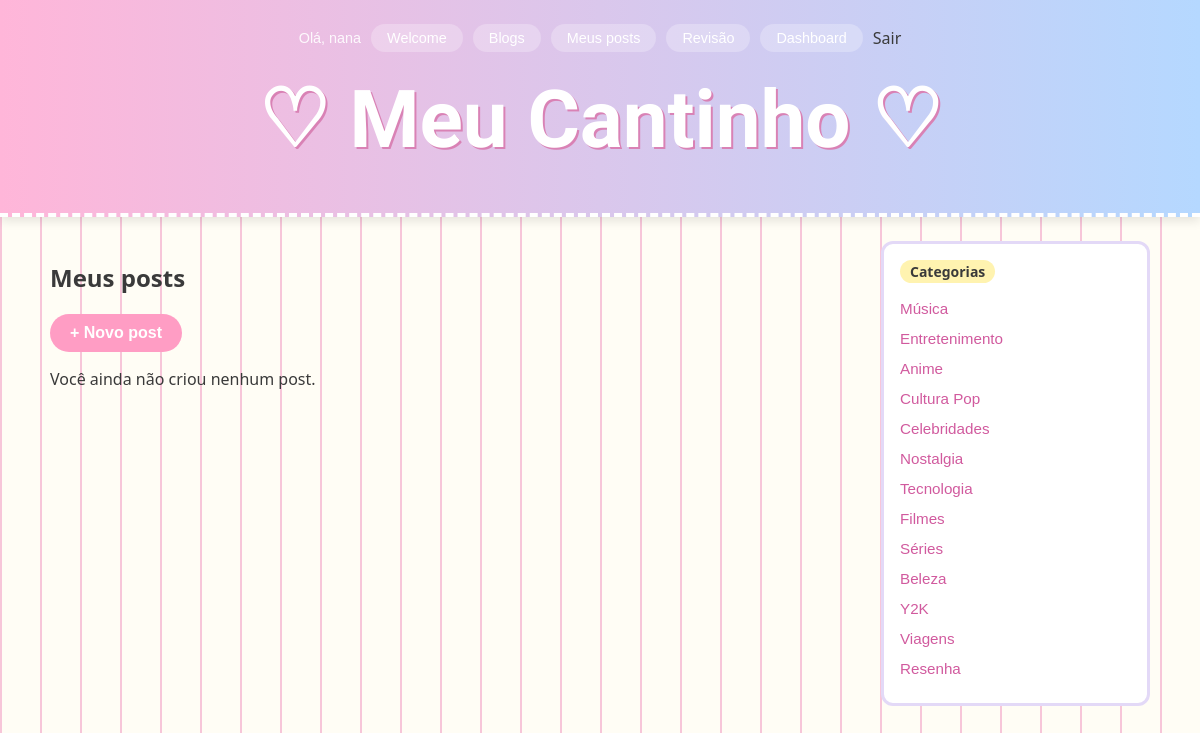
/meus-posts/ (signed in), run on an earlier commit of the app's database.
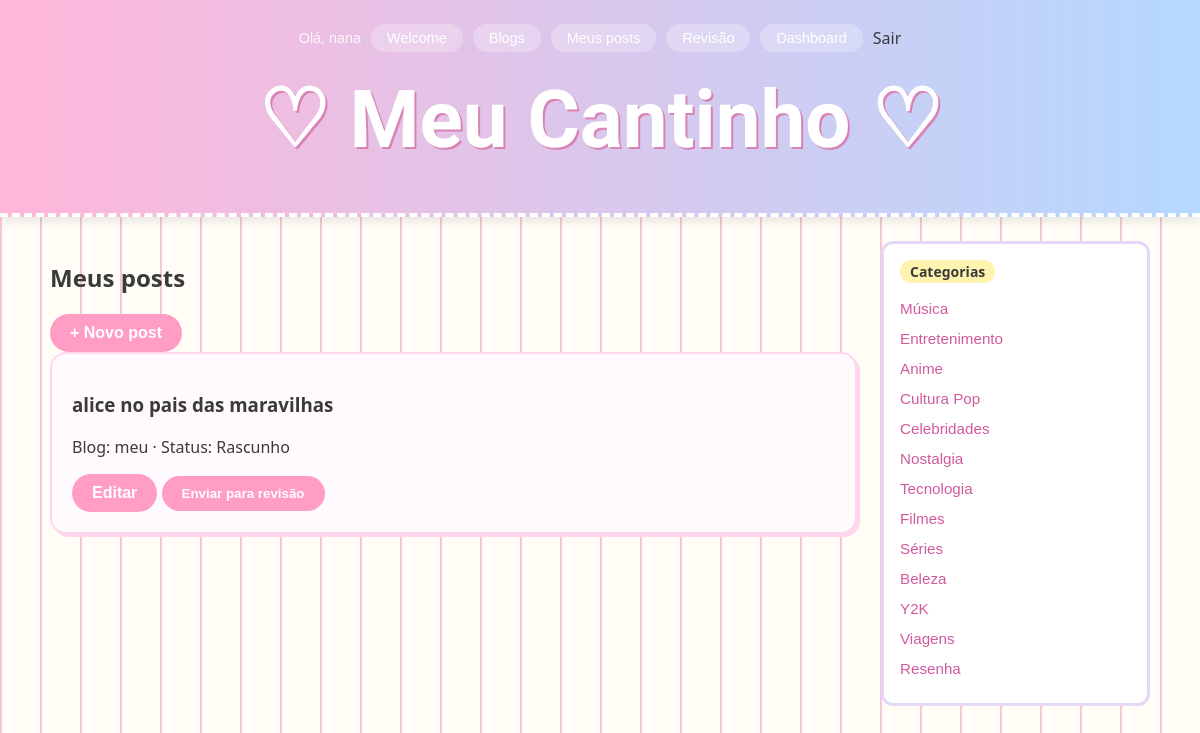
And on a later commit of the database.
### blog/models.py (models this page shows, shortened)
class Categoria(models.Model):
    nome = models.CharField(max_length=100)
    slug = models.SlugField(max_length=120, unique=True, blank=True)

class Post(models.Model):
    class Status(models.TextChoices):
        RASCUNHO = 'RASCUNHO', 'Rascunho'
        EM_REVISAO = 'EM_REVISAO', 'Em revisão'
        PUBLICADO = 'PUBLICADO', 'Publicado'
        ARQUIVADO = 'ARQUIVADO', 'Arquivado'
    titulo = models.CharField(max_length=200)
    slug = models.SlugField(max_length=220, unique=True, blank=True)
    conteudo = models.TextField()
    imagem_capa = models.ImageField(upload_to='capas/', blank=True, null=True)
    autor = models.ForeignKey(User, on_delete=models.CASCADE, related_name='posts')
    blog = models.ForeignKey(Blog, on_delete=models.CASCADE, null=True, related_name='posts')
    categoria = models.ForeignKey(Categoria, on_delete=models.SET_NULL, null=True, related_name='posts')
    tags = models.ManyToManyField(Tag, blank=True, related_name='posts')
    status = models.CharField(max_length=20, choices=Status.choices, default=Status.RASCUNHO)
    criado_em = models.DateTimeField(auto_now_add=True)
    atualizado_em = models.DateTimeField(auto_now=True)

class Blog(models.Model):
    nome = models.CharField(max_length=100)
    slug = models.SlugField(max_length=120, unique=True, blank=True)
    descricao = models.TextField(blank=True)
    dono = models.ForeignKey(User, on_delete=models.CASCADE, related_name='blogs')
    criado_em = models.DateTimeField(auto_now_add=True)

### blog/views.py (the view)
# urls.py: path('meus-posts/', views.meus_posts, name='meus_posts'),
@login_required
def meus_posts(request):
    posts = list(Post.objects.filter(autor=request.user).order_by('-criado_em'))
    for p in posts:
        p.pode_avancar = _pode_avancar(request.user, p)
    return render(request, 'blog/meus_posts.html', {'posts': posts})

### blog/context_processors.py (called while the page is built)
def sidebar_data(request):
    posts_recentes = Post.objects.filter(
        status=Post.Status.PUBLICADO
    ).order_by('-criado_em')[:5]
    posts_mais_comentados = Post.objects.filter(
        status=Post.Status.PUBLICADO
    ).annotate(
        num_comentarios=Count('comentarios')
    ).order_by('-num_comentarios')[:5]
    categorias = Categoria.objects.all()
    total_posts = Post.objects.filter(status=Post.Status.PUBLICADO).count()
    return {
        'sidebar_posts_recentes': posts_recentes,
        'sidebar_posts_comentados': posts_mais_comentados,
        'sidebar_categorias': categorias,
        'sidebar_total_posts': total_posts,
    }

### blog/views.py (called while the page is built)
def _pode_avancar(user, post):
    if post.status == Post.Status.RASCUNHO:
        return post.autor_id == user.id
    if post.status in (Post.Status.EM_REVISAO, Post.Status.PUBLICADO):
        return post.blog is not None and post.blog.papel_de(user) in (Membro.Papel.DONO, Membro.Papel.EDITOR)
    return False

### blog/templates/blog/meus_posts.html (shortened to what this page needs)
{% extends 'blog/base.html' %}
{% block content %}
    <h2>Meus posts</h2>
    <a href="{% url 'criar_post' %}" class="btn-pill">+ Novo post</a>
    {% for post in posts %}
        <article>
            <h3>{{ post.titulo }}</h3>
            <p>Blog: {{ post.blog.nome }} · Status: {{ post.get_status_display }}</p>
            <a href="{% url 'editar_post' post.slug %}" class="btn-pill">Editar</a>
            {% if post.pode_avancar %}
                <form method="post" action="{% url 'avancar_status' post.slug %}" style="display:inline">
                    <button type="submit">
                        {% if post.status == 'RASCUNHO' %}Enviar para revisão
                        {% elif post.status == 'EM_REVISAO' %}Publicar
                        {% elif post.status == 'PUBLICADO' %}Arquivar
                        {% endif %}
                    </button>
                </form>
            {% elif post.status == 'EM_REVISAO' %}
                <em>Aguardando aprovação do editor</em>
            {% endif %}
        </article>
    {% empty %}
        <p>Você ainda não criou nenhum post.</p>
    {% endfor %}
{% endblock %}

### blog/templates/blog/base.html (shortened to what this page needs)
<!DOCTYPE html>
<html lang="pt-br">
<head>
    {% load static %}
    <link rel="stylesheet" href="{% static 'blog/style.css' %}">
</head>
<body>
    <header>
        <nav>
            {% if user.is_authenticated %}
                <span class="saudacao">Olá, {{ user.username }}</span>
                <a href="{% url 'welcome' %}">Welcome</a>
                <a href="{% url 'lista_blogs' %}">Blogs</a>
                <a href="{% url 'meus_posts' %}">Meus posts</a>
                <a href="{% url 'revisao' %}">Revisão</a>
                <a href="{% url 'dashboard' %}">Dashboard</a>
                <form method="post" action="{% url 'logout' %}" style="display:inline">
                    <button type="submit" class="btn-sair">Sair</button>
                </form>
            {% else %}
                <a href="{% url 'welcome' %}">Welcome</a>
                <a href="{% url 'lista_blogs' %}">Blogs</a>
                <a href="{% url 'login' %}">Entrar</a>
            {% endif %}
        </nav>
        <h1><a href="{% url 'lista_posts' %}">♡ Meu Cantinho ♡</a></h1>
    </header>
    <main class="layout">
        <div class="conteudo">
            {% block content %}{% endblock %}
        </div>
        <aside class="sidebar">
            <div class="widget">
                <h3>Categorias</h3>
                <ul>
                    {% for cat in sidebar_categorias %}
                        <li><a href="{% url 'posts_por_categoria' cat.id %}">{{ cat.nome }}</a></li>
                    {% endfor %}
                </ul>
            </div>

What changed in the data, as far as the page shows it:
added Post: titulo "alice no pais das maravilhas", blog.nome "meu", status "Rascunho", shows "Enviar para revisão"
Also different on the page:
text no longer shown: "Você ainda não criou nenhum post."
